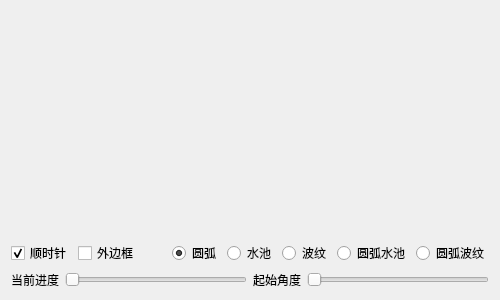
<?xml version="1.0" encoding="UTF-8"?>
<ui version="4.0">
 <class>frmProgressPercent</class>
 <widget class="QWidget" name="frmProgressPercent">
  <property name="geometry">
   <rect>
    <x>0</x>
    <y>0</y>
    <width>500</width>
    <height>300</height>
   </rect>
  </property>
  <property name="windowTitle">
   <string>Form</string>
  </property>
  <layout class="QGridLayout" name="gridLayout_2">
   <item row="1" column="0">
    <widget class="QWidget" name="widgeta" native="true">
     <layout class="QHBoxLayout" name="horizontalLayout1">
      <property name="leftMargin">
       <number>0</number>
      </property>
      <property name="topMargin">
       <number>0</number>
      </property>
      <property name="rightMargin">
       <number>0</number>
      </property>
      <property name="bottomMargin">
       <number>0</number>
      </property>
      <item>
       <widget class="QCheckBox" name="ckClockWise">
        <property name="text">
         <string>顺时针</string>
        </property>
        <property name="checked">
         <bool>true</bool>
        </property>
       </widget>
      </item>
      <item>
       <widget class="QCheckBox" name="ckBorderOut">
        <property name="text">
         <string>外边框</string>
        </property>
       </widget>
      </item>
      <item>
       <spacer name="horizontalSpacer">
        <property name="orientation">
         <enum>Qt::Horizontal</enum>
        </property>
        <property name="sizeHint" stdset="0">
         <size>
          <width>40</width>
          <height>20</height>
         </size>
        </property>
       </spacer>
      </item>
     </layout>
    </widget>
   </item>
   <item row="1" column="1">
    <widget class="QWidget" name="widgetb" native="true">
     <layout class="QHBoxLayout" name="horizontalLayout2">
      <property name="leftMargin">
       <number>0</number>
      </property>
      <property name="topMargin">
       <number>0</number>
      </property>
      <property name="rightMargin">
       <number>0</number>
      </property>
      <property name="bottomMargin">
       <number>0</number>
      </property>
      <item>
       <widget class="QRadioButton" name="rbtnArc">
        <property name="text">
         <string>圆弧</string>
        </property>
        <property name="checked">
         <bool>true</bool>
        </property>
       </widget>
      </item>
      <item>
       <widget class="QRadioButton" name="rbtnPolo">
        <property name="text">
         <string>水池</string>
        </property>
       </widget>
      </item>
      <item>
       <widget class="QRadioButton" name="rbtnWave">
        <property name="text">
         <string>波纹</string>
        </property>
       </widget>
      </item>
      <item>
       <widget class="QRadioButton" name="rbtnArcPolo">
        <property name="text">
         <string>圆弧水池</string>
        </property>
       </widget>
      </item>
      <item>
       <widget class="QRadioButton" name="rbtnArcWave">
        <property name="text">
         <string>圆弧波纹</string>
        </property>
       </widget>
      </item>
     </layout>
    </widget>
   </item>
   <item row="2" column="0" colspan="2">
    <widget class="QWidget" name="widgetc" native="true">
     <layout class="QHBoxLayout" name="horizontalLayout3">
      <property name="leftMargin">
       <number>0</number>
      </property>
      <property name="topMargin">
       <number>0</number>
      </property>
      <property name="rightMargin">
       <number>0</number>
      </property>
      <property name="bottomMargin">
       <number>0</number>
      </property>
      <item>
       <widget class="QLabel" name="lavValue">
        <property name="text">
         <string>当前进度</string>
        </property>
       </widget>
      </item>
      <item>
       <widget class="QSlider" name="horizontalSlider1">
        <property name="maximum">
         <number>100</number>
        </property>
        <property name="orientation">
         <enum>Qt::Horizontal</enum>
        </property>
       </widget>
      </item>
      <item>
       <widget class="QLabel" name="labNullPosition">
        <property name="text">
         <string>起始角度</string>
        </property>
       </widget>
      </item>
      <item>
       <widget class="QSlider" name="horizontalSlider2">
        <property name="maximum">
         <number>360</number>
        </property>
        <property name="orientation">
         <enum>Qt::Horizontal</enum>
        </property>
       </widget>
      </item>
     </layout>
    </widget>
   </item>
   <item row="0" column="0" colspan="2">
    <widget class="QWidget" name="widget" native="true">
     <property name="styleSheet">
      <string notr="true">QWidget#widget{border-image: url(:/image/liuyifei.jpg);}</string>
     </property>
     <layout class="QGridLayout" name="gridLayout">
      <item row="0" column="0">
       <widget class="ProgressPercent" name="progressPercent1">
        <property name="sizePolicy">
         <sizepolicy hsizetype="Preferred" vsizetype="Expanding">
          <horstretch>0</horstretch>
          <verstretch>0</verstretch>
         </sizepolicy>
        </property>
       </widget>
      </item>
      <item row="0" column="1">
       <widget class="ProgressPercent" name="progressPercent2">
        <property name="sizePolicy">
         <sizepolicy hsizetype="Preferred" vsizetype="Expanding">
          <horstretch>0</horstretch>
          <verstretch>0</verstretch>
         </sizepolicy>
        </property>
       </widget>
      </item>
      <item row="0" column="2">
       <widget class="ProgressPercent" name="progressPercent3">
        <property name="sizePolicy">
         <sizepolicy hsizetype="Preferred" vsizetype="Expanding">
          <horstretch>0</horstretch>
          <verstretch>0</verstretch>
         </sizepolicy>
        </property>
       </widget>
      </item>
      <item row="1" column="0">
       <widget class="ProgressPercent" name="progressPercent4">
        <property name="sizePolicy">
         <sizepolicy hsizetype="Preferred" vsizetype="Expanding">
          <horstretch>0</horstretch>
          <verstretch>0</verstretch>
         </sizepolicy>
        </property>
       </widget>
      </item>
      <item row="1" column="1">
       <widget class="ProgressPercent" name="progressPercent5">
        <property name="sizePolicy">
         <sizepolicy hsizetype="Preferred" vsizetype="Expanding">
          <horstretch>0</horstretch>
          <verstretch>0</verstretch>
         </sizepolicy>
        </property>
       </widget>
      </item>
      <item row="1" column="2">
       <widget class="ProgressPercent" name="progressPercent6">
        <property name="sizePolicy">
         <sizepolicy hsizetype="Preferred" vsizetype="Expanding">
          <horstretch>0</horstretch>
          <verstretch>0</verstretch>
         </sizepolicy>
        </property>
       </widget>
      </item>
     </layout>
    </widget>
   </item>
  </layout>
 </widget>
 <layoutdefault spacing="6" margin="11"/>
 <customwidgets>
  <customwidget>
   <class>ProgressPercent</class>
   <extends>QWidget</extends>
   <header>progresspercent.h</header>
   <container>1</container>
   <slots>
    <slot>setValue(int)</slot>
   </slots>
  </customwidget>
 </customwidgets>
 <resources/>
 <connections/>
</ui>
